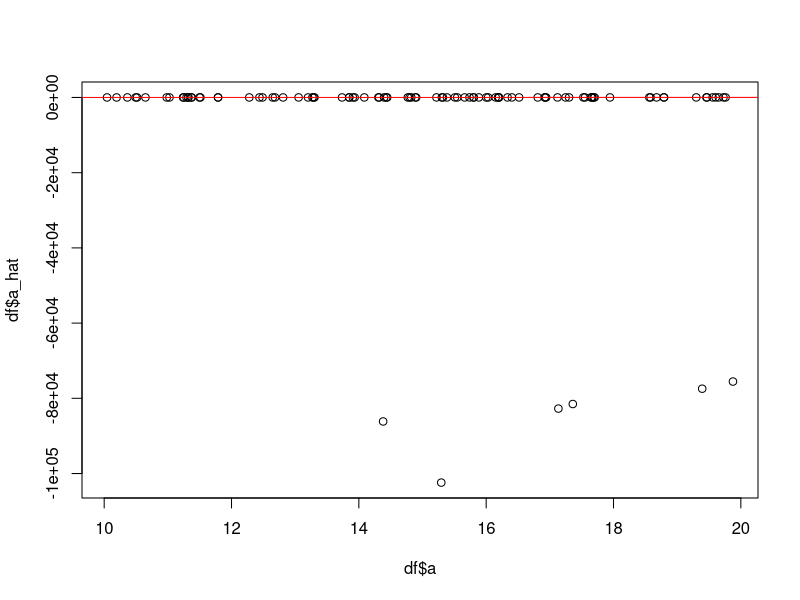
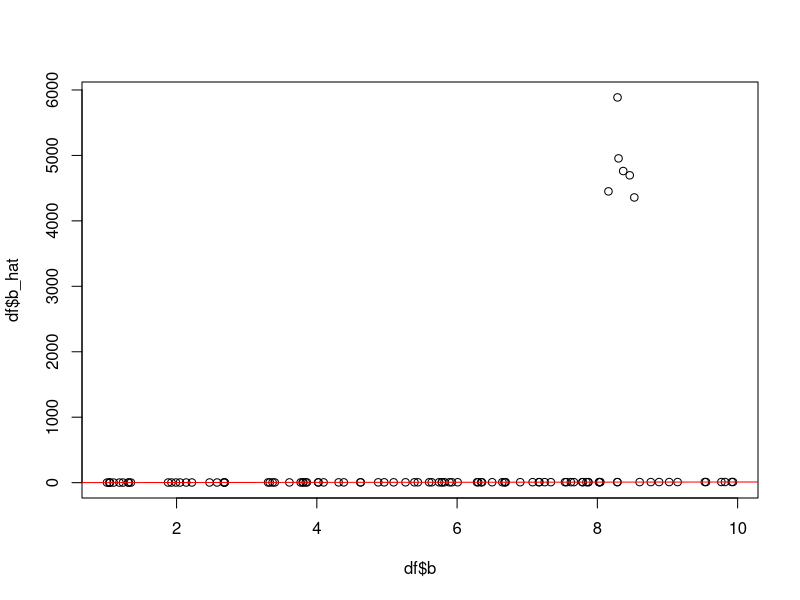
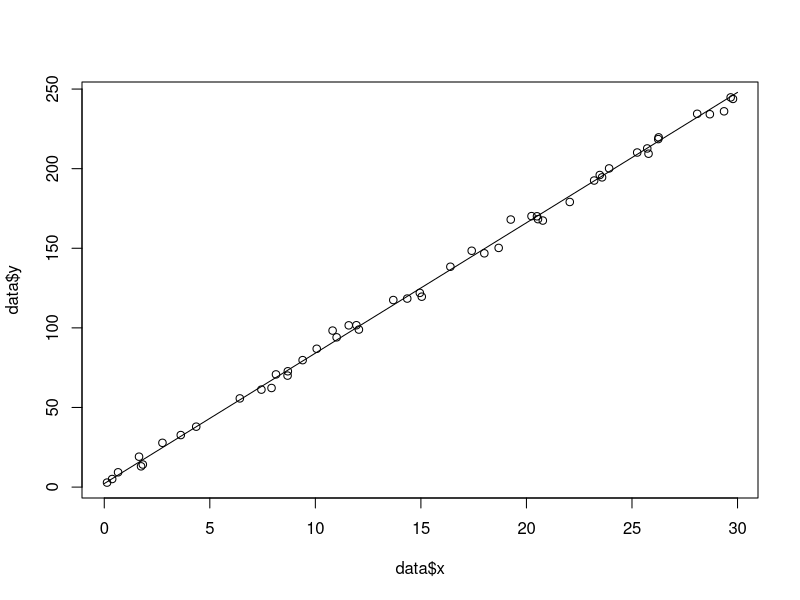

Write the R code that produced these figures, in order. (Note: this script raises an error after producing the figures.)
#writing it with a linear model to understand the logic.
# Faking condit data
# Passing through MLE function


data = data.frame(x = runif(50, 0, 30))

#functions

model_iter <- function(pars, x) {
  pars[1] + pars[2] * x
}

NLL <- function(pars, data) {
  # Values prediced by the model

  if(tail(pars, 1) < 0){ #avoiding NAs by keeping the st dev positive
    return(-Inf)
  }
  pred <- model_iter(pars, data$x)
  # Negative log-likelihood 
  fun <- -sum(dnorm(x = data$y, mean = pred, sd = tail(pars, 1), log = TRUE))
  #print(pars)
  return(fun)
}


mle_optim_LM <- function(data) {

  pars <- c(runif(1, 10, 20), runif(1, 1, 10))
  
  data$y <- pars[1] + pars[2] * data$x + rnorm(50,0,3)
  
  #plot(data$x, data$y)
  #curve(model_iter(pars, x), 0, 30, add = TRUE)
  
  par0 <- c(5,5,1)
  NLL(par0, data=data)
  #curve(model_iter(par0, x), 0, 30, add = TRUE, col = 'green')

  o <- optim(par = par0, fn = NLL, data = data, control = list(parscale = abs(par0)), 
             hessian = FALSE, method = "BFGS")
  o
  
  #plot(data$x, data$y)
  #curve(model_iter(o$par, x), 0, 30, col = "blue", add = TRUE)
  
  iter <- c(pars[1], pars[2], o$par[1], o$par[2])
  return(iter)
}

df <- replicate(n = 100, mle_optim_LM(data = data))
df <- t(df)
colnames(df) <- c('a', 'b', 'a_hat', 'b_hat')
df <- as.data.frame(df)

plot(df$a, df$a_hat)
abline(0, 1, col = 'red')

plot(df$b, df$b_hat)
abline(0, 1, col = 'red')

#Now, plot the distributions of the real values around the expected:
pars <- c(runif(1, 1, 10), runif(1, 1, 10))
data = data.frame(x = runif(50, 0, 30))
data$y <- pars[1] + pars[2] * data$x  + rnorm(50,0,3)

plot(data$x, data$y)
curve(model_iter(pars, x), 0, 30, add = TRUE)

o <- optim(par = par0, fn = NLL, data = data, control = list(parscale = abs(par0)), 
           hessian = FALSE, method = "BFGS")

diff <- model_iter(o$par, data$x) - data$y
plot(density(diff))

shapiro.test(diff)

qqnorm(diff)
qqline(diff, col = 2)

#looks like the errors are indeed normally distributed, so it looks fine.







